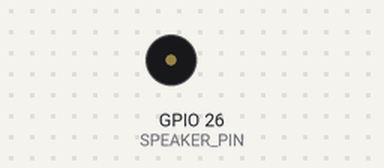
A sketch run on a simulated ESP32. On the bench: buzzer (waves = sounding, pin HIGH).

Above: at 0.15 s.
At 1.35 s:
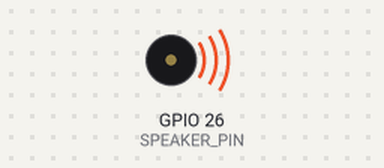
Timing chart, 0 to 1.4 s (numbered marks = the images above):
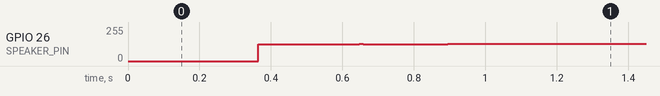

The sketch:

Audio_player.ino
```cpp
#include "audio_data.h"

#define SPEAKER_PIN 26  // GPIO pin for speaker
#define SAMPLE_RATE 8000  // Hz (match your conversion rate)

unsigned long previousMicros = 0;
const unsigned long interval = 1000000 / SAMPLE_RATE;  // Time per sample
unsigned int i = 0;  // Keep track of audio position

void setup() {
    pinMode(SPEAKER_PIN, OUTPUT);
}

void loop() {
    unsigned long currentMicros = micros();

    if (currentMicros - previousMicros >= interval) {
        previousMicros = currentMicros;

        dacWrite(SPEAKER_PIN, audioData[i]);  // Play current sample
        i++;  // Move to next sample

        if (i >= audioLength) {  // Restart playback when done
            i = 0;
            delay(3000);  // Pause 3 seconds before replaying
        }
    }
}
```

Source omitted: audio_data.h (data table, 258296 bytes)

Measured:
- by itself, GPIO 26 (SPEAKER_PIN): 0/255 → 127/255 at 0.36 s, → 128/255 0.53 s later
